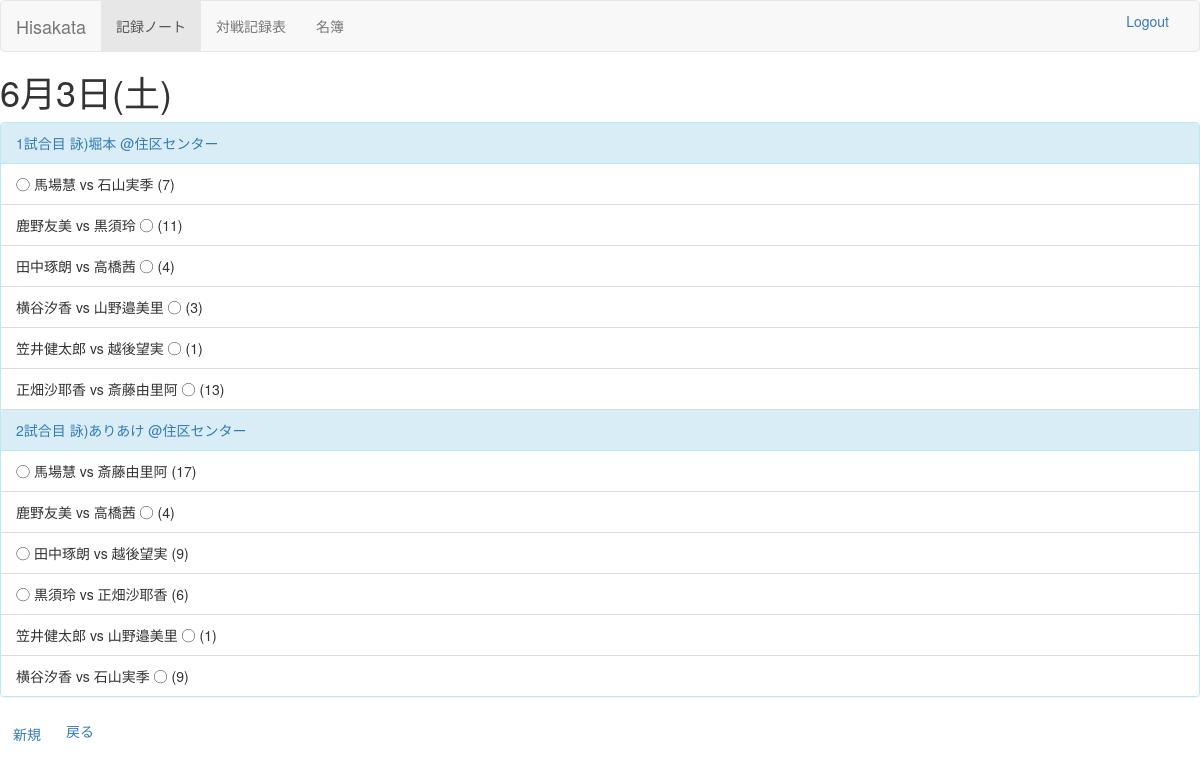
Page /hisakata/detail/2017/6/3/ (signed in) on the earlier database version.
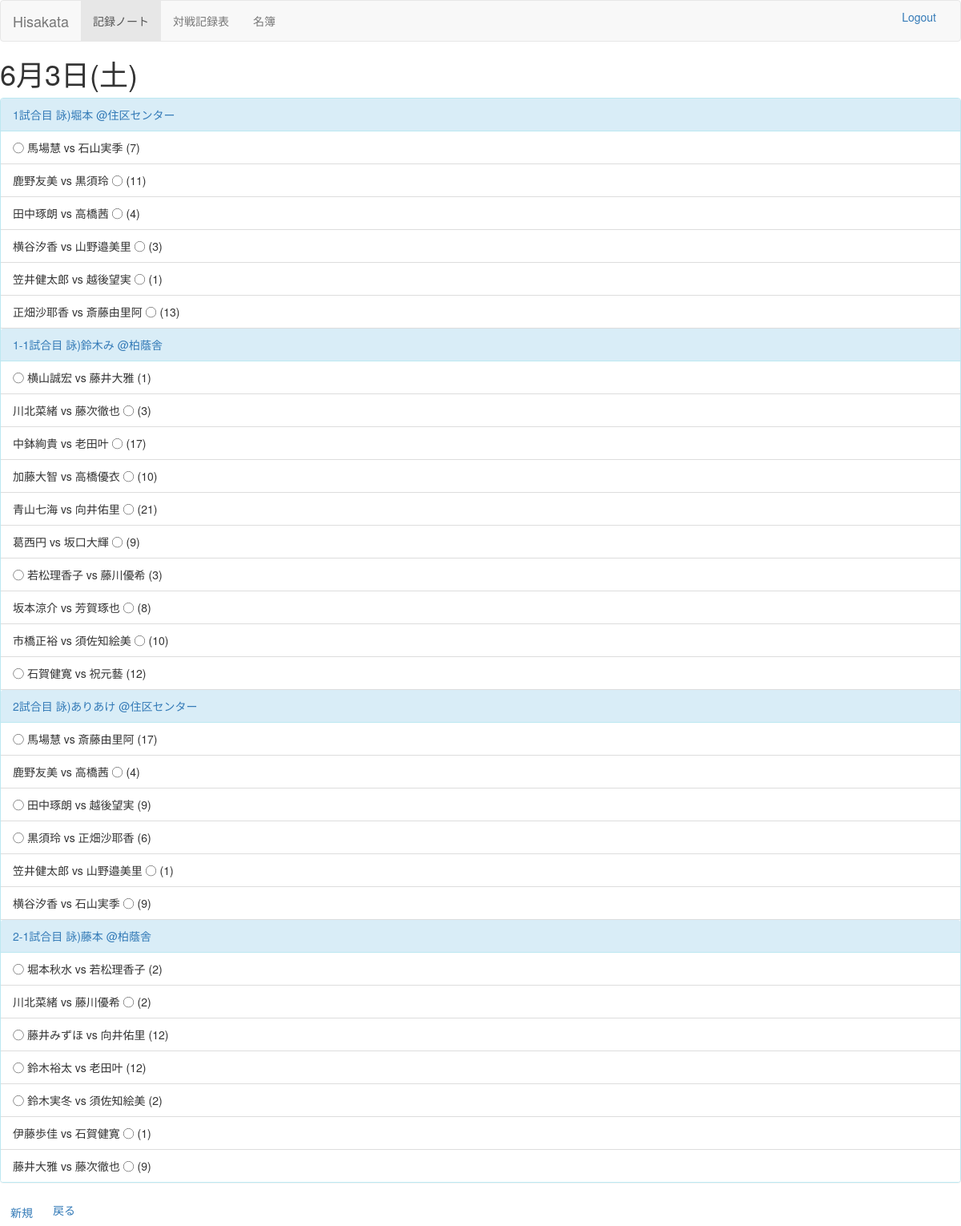
Same page on the later database version.
### hisakata/models.py (models this page shows, shortened)
class Date(models.Model):
    date = models.DateField()
    class Meta:
        ordering = ['date']

class Round(models.Model):
    class_date = models.ForeignKey('Date', on_delete=models.CASCADE)
    round = models.CharField(default='1', max_length=3)
    comment = models.TextField(default='詠)', null=True, blank=True)
    class Meta:
        ordering = ['round']

class Match(models.Model):
    WINNER_CHOICES = (
        (0, 'Undecided'),
        (1, 'player1'),
        (2, 'player2'),
    )
    round = models.ForeignKey('Round', on_delete=models.CASCADE)
    winner = models.IntegerField(choices=WINNER_CHOICES, default=0)  # player1が勝ちなら1, player2の勝ちなら2, 未定なら0
    result = models.IntegerField(default=0)
    class Meta:
        ordering = ['id']
    def player1(self):
        return self.playing_set.get(player_num=1).player.name
    def player2(self):
        return self.playing_set.get(player_num=2).player.name

class Playing(models.Model):
    PLAYER_CHOICES = (
        (1, 'player1'),
        (2, 'player2'),
    )
    player = models.ForeignKey(Player, on_delete=models.CASCADE)
    match = models.ForeignKey(Match, on_delete=models.CASCADE)
    player_num = models.IntegerField(choices=PLAYER_CHOICES, default=1)
    class Meta:
        ordering = ['match__round__class_date__date',]

class Player(models.Model):
    GRADE_CHOICE = [
        (0, '未登録'),
        (1, '新入生'),
        (2, '2年生'),
        (3, '3年生'),
        (4, '4年生'),
        (5, '院生・社会人'),
        (6, 'ゲスト'),
    ]
    name = models.CharField(max_length=20)
    match = models.ManyToManyField('Match', through='Playing', through_fields=('player', 'match'))
    grade = models.IntegerField(choices=GRADE_CHOICE, default=0)  # 基本学年(1-4,5),ゲスト6,未登録0
    class Meta:
        ordering = ['grade']

### hisakata/views.py (the view)
# urls.py: url(r'^detail/(?P<year>[0-9]+)/(?P<month>[0-9]+)/(?P<day>[0-9]+)/$', views.detailview, name='detail'),
@login_required
def detailview(request, year, month, day):
    date_num = datetime.date(int(year), int(month), int(day))
    date = get_object_or_404(models.Date, date=date_num)
    if date.round_set.count() == 0:
        new_game = 1
    else:
        new_game = int(date.round_set.last().round[0]) + 1
    return render(request, 'hisakata/detail.html', {'date': date, 'new_game': new_game, 'youbi': youbi})

### hisakata/views.py (called while the page is built)
@register.filter
def get_item(list, num):
    return list[num]

### hisakata/templates/hisakata/detail.html (shortened to what this page needs)
{% extends "hisakata/base.html" %}
{% block content %}
    <nav class="navbar navbar-default">
        <div class="container-fluid">
            <div class="navbar-header">
                <a class="navbar-brand" href="{% url "hisakata:homeview" %}">Hisakata</a>
            </div>
            <div class="collapse navbar-collapse" id="navbars">
                <ul class="nav navbar-nav">
                    <li class="active">
                        <a href="{% url "hisakata:yearlist" %}">記録ノート<span class="sr-only">(current)</span></a>
                    </li>
                    <li>
                        <a href="{% url "hisakata:tableyearlist" %}">対戦記録表</a>
                    </li>
                    <li>
                        <a href="{% url "hisakata:player" 0 %}">名簿</a>
                    </li>
                </ul>
                <ul class="nav navbar-right">
                    <li><a href="{% url "hisakata:logout" %}">Logout</a></li>
                </ul>
            </div>
        </div>
    </nav>
    <h1>{{ date.date.month }}月{{ date.date.day }}日({{ youbi|get_item:date.date.weekday }})</h1>
    <div class="panel panel-info">
        {% for round in date.round_set.all %}
            <div class="panel-heading"><a type="button"
                                          href="{% url "hisakata:edit" date.date.year date.date.month date.date.day round.round %}">{{ round.round }}試合目 {{ round.comment }}</a>
            </div>
            <ul class="list-group">
                {% for match in round.match_set.all %}
                    {% if match.winner == 0 %}
                        <li class="list-group-item">  {{ match.player1 }} vs {{ match.player2 }}</li>
                    {% elif match.winner == 1 %}
                        <li class="list-group-item">◯ {{ match.player1 }} vs {{ match.player2 }} ({{ match.result }})
                        </li>
                    {% elif match.winner == 2 %}
                        <li class="list-group-item">  {{ match.player1 }} vs {{ match.player2 }} ◯
                            ({{ match.result }})
                        </li>
                    {% endif %}
                {% endfor %}
            </ul>
        {% endfor %}
    </div>
    <button type="button" class="btn btn-link"><a
            href="{% url "hisakata:edit" date.date.year date.date.month date.date.day new_game %}">新規</a></button>
    <button type="button" class="btn-link"><a href="{% url "hisakata:datelist" date.date.year date.date.month %}">戻る</a></button>
{% endblock %}

### hisakata/templates/hisakata/base.html (shortened to what this page needs)
<!DOCTYPE html>
{% load staticfiles %}
<html lang="ja">
<head>
    <link rel="stylesheet" type="text/css" href="{% static 'css/bootstrap.css' %}" />
</head>
<body>
{% block content %}{% endblock %}
</body>
</html>

Differences in the rows shown:
added Round: round "1-1", comment "詠)鈴木み @柏蔭舎"
added Match: player1 "横山誠宏", player2 "藤井大雅", result "1", shown under "1-1"
added Match: player1 "川北菜緒", player2 "藤次徹也", result "3", shown under "1-1"
added Match: player1 "中鉢絢貴", player2 "老田叶", result "17", shown under "1-1"
added Match: player1 "加藤大智", player2 "高橋優衣", result "10", shown under "1-1"
added Match: player1 "青山七海", player2 "向井佑里", result "21", shown under "1-1"
added Match: player1 "葛西円", player2 "坂口大輝", result "9", shown under "1-1"
added Match: player1 "若松理香子", player2 "藤川優希", result "3", shown under "1-1"
added Match: player1 "坂本涼介", player2 "芳賀琢也", result "8", shown under "1-1"
added Match: player1 "市橋正裕", player2 "須佐知絵美", result "10", shown under "1-1"
added Match: player1 "石賀健寛", player2 "祝元藝", result "12", shown under "1-1"
added Round: round "2-1", comment "詠)藤本 @柏蔭舎"
added Match: player1 "堀本秋水", player2 "若松理香子", result "2", shown under "2-1"
added Match: player1 "川北菜緒", player2 "藤川優希", result "2", shown under "2-1"
added Match: player1 "藤井みずほ", player2 "向井佑里", result "12", shown under "2-1"
added Match: player1 "鈴木裕太", player2 "老田叶", result "12", shown under "2-1"
added Match: player1 "鈴木実冬", player2 "須佐知絵美", result "2", shown under "2-1"
added Match: player1 "伊藤歩佳", player2 "石賀健寛", result "1", shown under "2-1"
added Match: player1 "藤井大雅", player2 "藤次徹也", result "9", shown under "2-1"
